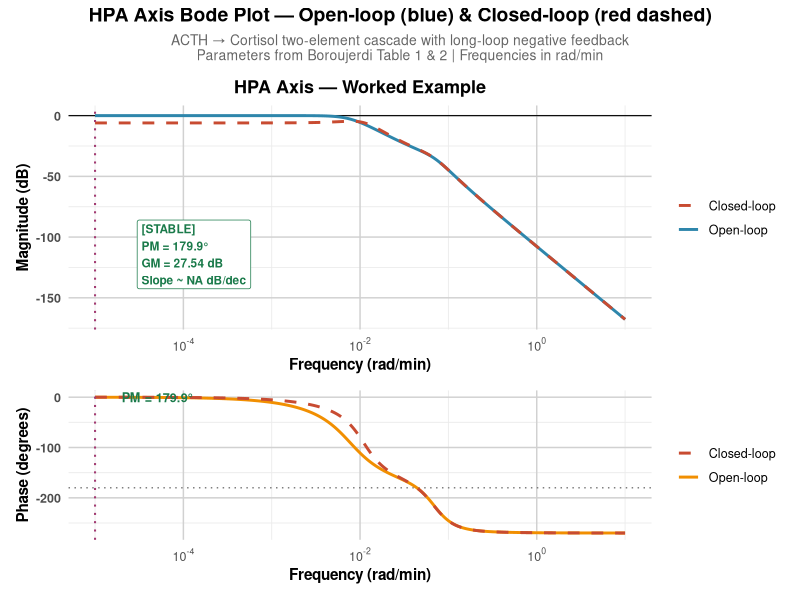
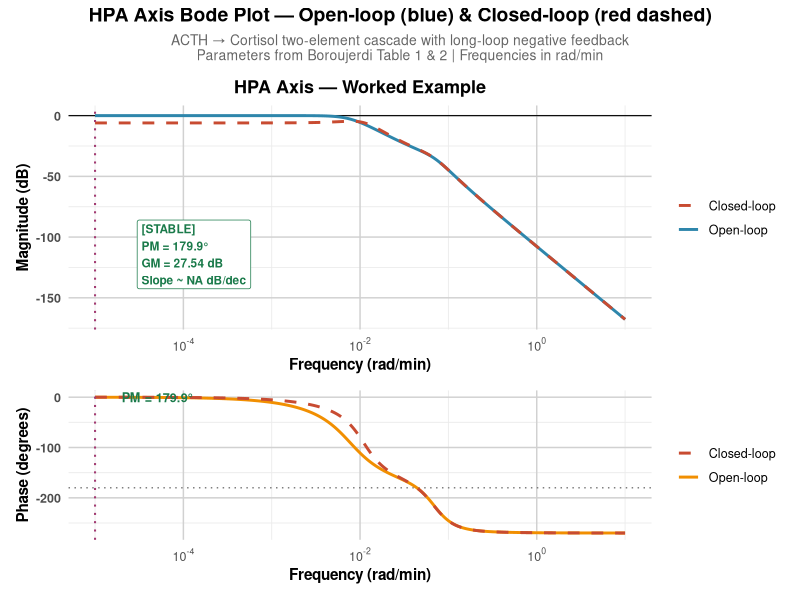
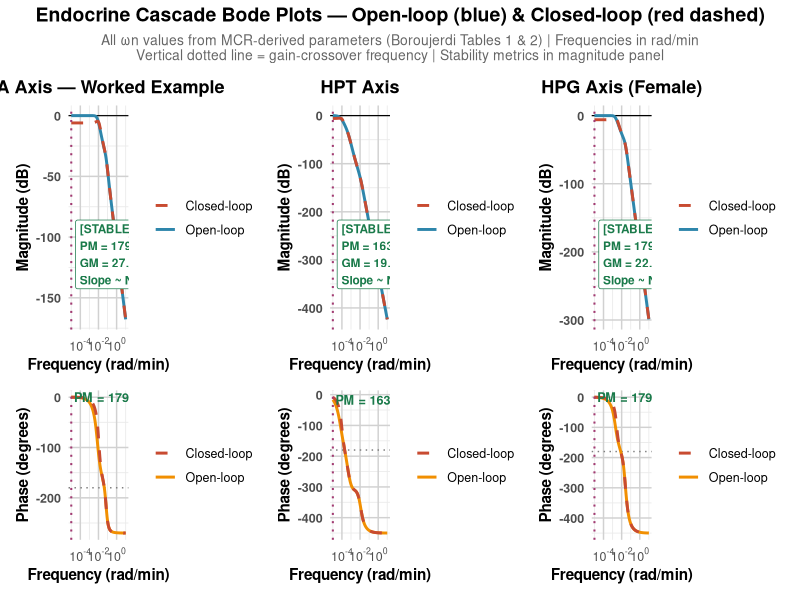
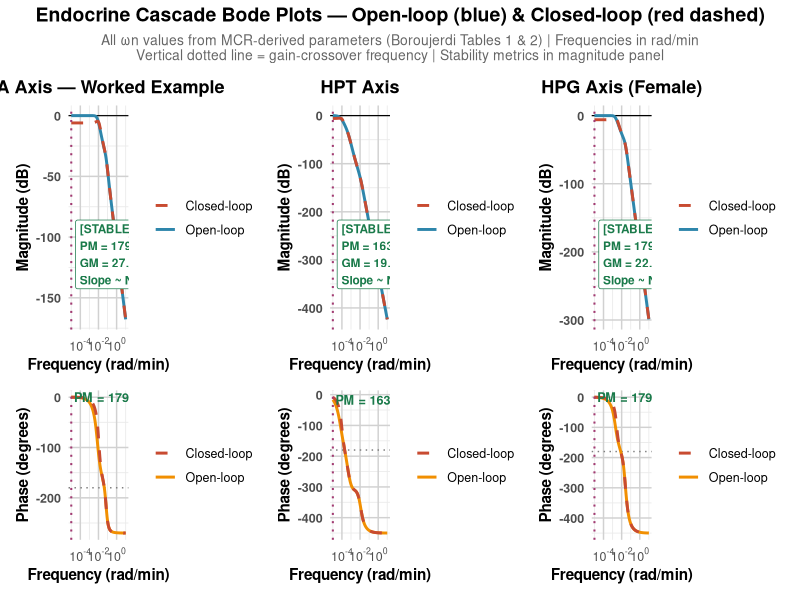
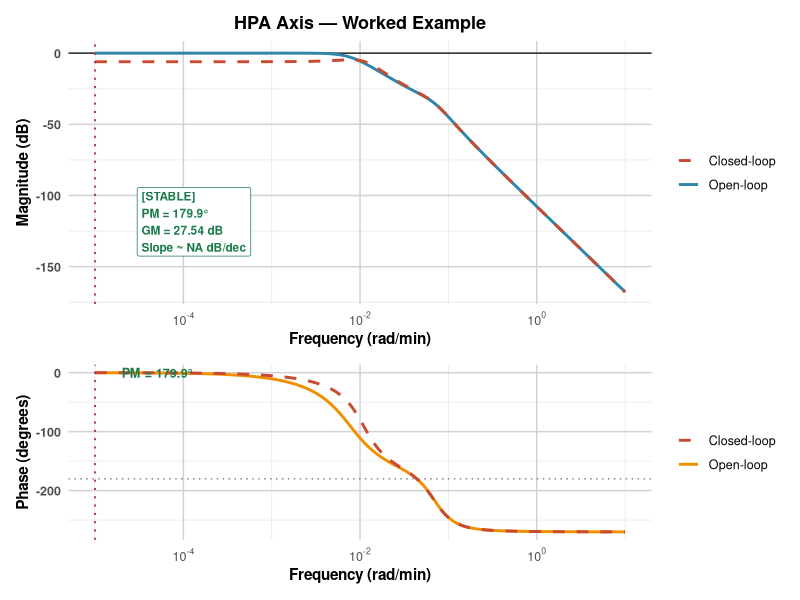
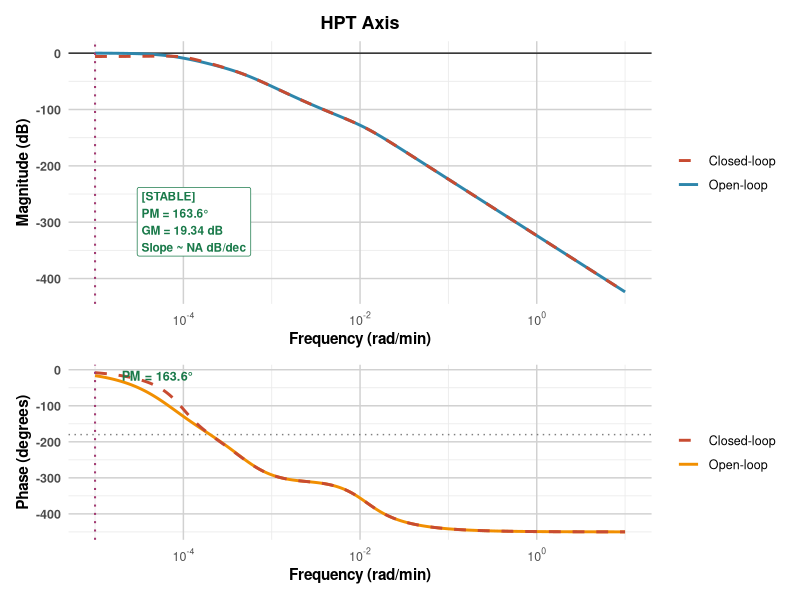
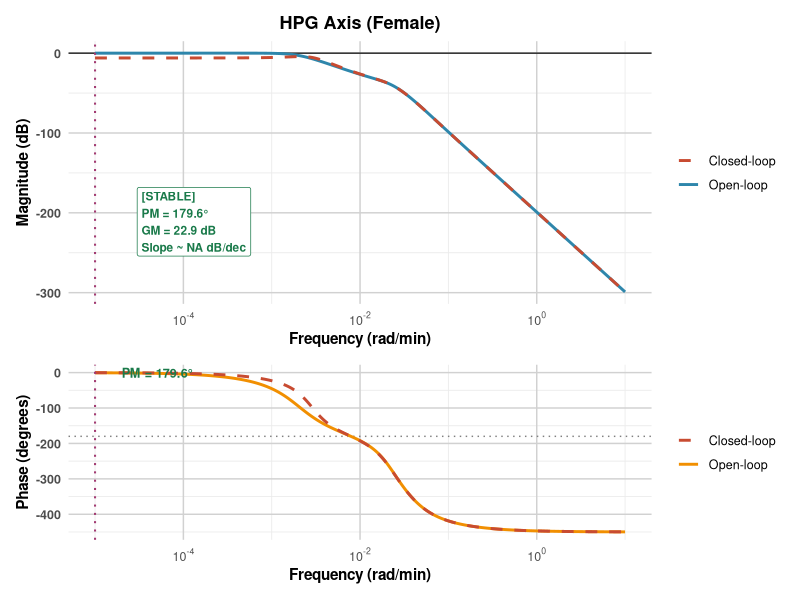

Write the R code that produced these figures, in order.
###############################################################################
# Endocrine Cascade Bode Plot — Open-Loop & Closed-Loop Stability Analysis
#
# Each element in the cascade is defined directly by:
#   omegan  — natural frequency (rad/s)
#   zeta    — damping ratio
#
# Two transfer-function types per element:
#   G-type (band-pass / lead):   G(s) = k3*(s + k2) / [s*(s+k2) + k3*k4]
#   H-type (low-pass / lag):     H(s) = k2*k4       / [s*(s+k2) + k3*k4]
#
# where  k2 = 2*zeta*omegan,  k3 = k4 = omegan  (second-order factoring)
#
# Optional zeros can be appended to the open-loop transfer function to ensure
# the Bode gain plot crosses 0 dB at –20 dB/decade (Bode stability condition).
#
# ENDOCRINE EXAMPLES
#   • HPT  axis : Hypothalamus → Pituitary → Thyroid  (TRH → TSH → T4/T3)
#   • HPA  axis : Hypothalamus → Pituitary → Adrenal  (CRH → ACTH → Cortisol)
#   • HPG  axis : Hypothalamus → Pituitary → Gonad    (GnRH → LH/FSH → E2/T)
#   • Mixed demo: H + G + H + zero correction
#
# Closed-loop transfer function:  CL(s) = OL(s) / (1 + OL(s))
# Stability check: gain margin > 0 dB  AND  phase margin > 0°
###############################################################################

library(ggplot2)
library(patchwork)
library(pracma)
library(scales)

# ============================================================
# 1.  LOW-LEVEL TRANSFER FUNCTIONS
# ============================================================

# Convert (omegan, zeta) to rate constants
params_from_omegaz <- function(omegan, zeta) {
  k2 <- 2 * zeta * omegan
  k3 <- omegan
  k4 <- omegan
  list(k2 = k2, k3 = k3, k4 = k4)
}

# G-type element  (band-pass / lead character)
tf_G <- function(k2, k3, k4, s_vec) {
  k3 * (s_vec + k2) / (s_vec * (s_vec + k2) + k3 * k4)
}

# H-type element  (low-pass / lag character)
tf_H <- function(k2, k3, k4, s_vec) {
  (k2 * k4) / (s_vec * (s_vec + k2) + k3 * k4)
}

# A real zero at -z_val adds factor (s + z_val)
tf_zero <- function(z_val, s_vec) {
  (s_vec + z_val)
}

# ============================================================
# 2.  CASCADE OPEN-LOOP RESPONSE
# ============================================================
# elements  : list of lists, each with fields:
#               type   = "G" | "H"
#               omegan = natural frequency (rad/s)
#               zeta   = damping ratio
# zeros     : numeric vector of zero locations (rad/s); NULL = none
# dc_norm   : if TRUE, normalise so |H(j*0)| = 1  (0 dB at DC)

cascade_open_loop <- function(elements, zeros = NULL, omega_vec, dc_norm = FALSE) {

  if (length(elements) < 1 || length(elements) > 4)
    stop("Cascade must have 1-4 elements")

  s_vec <- 1i * omega_vec
  H_total <- rep(1 + 0i, length(omega_vec))

  for (el in elements) {
    p  <- params_from_omegaz(el$omegan, el$zeta)
    H_total <- H_total * switch(el$type,
      "G" = tf_G(p$k2, p$k3, p$k4, s_vec),
      "H" = tf_H(p$k2, p$k3, p$k4, s_vec),
      stop(paste("Unknown element type:", el$type))
    )
  }

  # Append zeros
  if (!is.null(zeros)) {
    for (z in zeros) {
      H_total <- H_total * tf_zero(z, s_vec)
    }
  }

  # Optional DC normalisation
  if (dc_norm) {
    dc_val <- Mod(H_total[1])
    if (dc_val > 0) H_total <- H_total / dc_val
  }

  mag_db       <- 20 * log10(Mod(H_total))
  phase_rad    <- Arg(H_total)
  phase_unwrap <- unwrap_phase_vec(phase_rad)
  phase_deg    <- phase_unwrap * 180 / pi

  list(H = H_total, magnitude = mag_db, phase = phase_deg)
}

# ============================================================
# 3.  CLOSED-LOOP RESPONSE
# ============================================================
cascade_closed_loop <- function(H_ol) {
  # Unity negative feedback:  CL = OL / (1 + OL)
  H_cl  <- H_ol / (1 + H_ol)
  mag_db   <- 20 * log10(Mod(H_cl))
  phase_rad <- Arg(H_cl)
  phase_deg <- unwrap_phase_vec(phase_rad) * 180 / pi
  list(H = H_cl, magnitude = mag_db, phase = phase_deg)
}

# ============================================================
# 4.  STABILITY METRICS
# ============================================================
stability_metrics <- function(mag_db, phase_deg, omega_vec) {

  # --- Gain crossover (0 dB) ---
  gc_idx  <- which.min(abs(mag_db))
  gc_freq <- omega_vec[gc_idx]
  phase_at_gc <- phase_deg[gc_idx]
  phase_margin <- 180 + phase_at_gc          # PM > 0 ⟹ stable

  # --- Phase crossover (–180°) ---
  pc_idx  <- which.min(abs(phase_deg + 180))
  pc_freq <- omega_vec[pc_idx]
  gain_at_pc <- mag_db[pc_idx]
  gain_margin <- -gain_at_pc                  # GM > 0 ⟹ stable

  # -3 dB bandwidth
  dc_gain <- mag_db[1]
  bw_idx  <- which(mag_db < dc_gain - 3)[1]
  bandwidth <- if (!is.na(bw_idx)) omega_vec[bw_idx] else NA

  # Slope at gain crossover  (dB / decade)
  if (gc_idx > 1 && gc_idx < length(omega_vec)) {
    slope <- (mag_db[gc_idx + 1] - mag_db[gc_idx - 1]) /
             (log10(omega_vec[gc_idx + 1]) - log10(omega_vec[gc_idx - 1]))
  } else {
    slope <- NA
  }

  stable    <- (gain_margin > 0) && (phase_margin > 0)
  slope_ok  <- !is.na(slope) && (slope > -25) && (slope < -15)  # near –20 dB/dec

  list(
    gc_freq        = gc_freq,
    phase_at_gc    = round(phase_at_gc, 1),
    phase_margin   = round(phase_margin, 1),
    pc_freq        = pc_freq,
    gain_at_pc     = round(gain_at_pc, 2),
    gain_margin    = round(gain_margin, 2),
    bandwidth      = bandwidth,
    crossover_slope_dB_dec = round(slope, 1),
    stable         = stable,
    slope_ok       = slope_ok
  )
}

# ============================================================
# 5.  UTILITY: phase unwrapping
# ============================================================
unwrap_phase_vec <- function(phase_rad) {
  n <- length(phase_rad)
  if (n <= 1) return(phase_rad)
  out <- numeric(n)
  out[1] <- phase_rad[1]
  for (i in 2:n) {
    d <- phase_rad[i] - phase_rad[i - 1]
    d <- d - 2 * pi * round(d / (2 * pi))
    out[i] <- out[i - 1] + d
  }
  out
}

# ============================================================
# 6.  PLOTTING HELPERS
# ============================================================

theme_endocrine <- function(base_size = 12) {
  theme_minimal(base_size = base_size) +
  theme(
    plot.title   = element_text(hjust = 0.5, face = "bold", size = 13),
    plot.subtitle = element_text(hjust = 0.5, size = 10, color = "gray40"),
    axis.title   = element_text(face = "bold", size = 11),
    axis.text    = element_text(face = "bold", size = 9),
    legend.text  = element_text(size = 9),
    panel.grid.minor = element_line(color = "gray92", linewidth = 0.3),
    panel.grid.major = element_line(color = "gray82", linewidth = 0.5)
  )
}

plot_magnitude <- function(df_ol, df_cl = NULL, metrics, title_text, x_label,
                           show_stability = TRUE) {

  p <- ggplot(df_ol, aes(x = frequency, y = magnitude)) +
    geom_hline(yintercept = 0, linetype = "solid", color = "black", linewidth = 0.4) +
    geom_line(aes(color = "Open-loop"), linewidth = 1) +
    scale_color_manual(name = NULL,
                       values = c("Open-loop" = "#2E86AB", "Closed-loop" = "#C84B31")) +
    scale_x_log10(labels = trans_format("log10", math_format(10^.x))) +
    labs(x = x_label, y = "Magnitude (dB)", title = title_text) +
    theme_endocrine()

  if (!is.null(df_cl)) {
    p <- p + geom_line(data = df_cl, aes(color = "Closed-loop"), linewidth = 1,
                       linetype = "dashed")
  }

  # Gain crossover marker
  p <- p + geom_vline(xintercept = metrics$gc_freq,
                      linetype = "dotted", color = "#A23B72", linewidth = 0.7)

  # Stability annotation box
  if (show_stability) {
    stab_label  <- if (metrics$stable) "[STABLE]" else "[UNSTABLE]"
    stab_colour <- if (metrics$stable) "#1A7A4A" else "#CC3311"
    slope_label <- sprintf("Slope ~ %.0f dB/dec", metrics$crossover_slope_dB_dec)

    p <- p +
      annotate("label",
               x = min(df_ol$frequency) * 3,
               y = min(df_ol$magnitude) * 0.85,
               label = paste0(stab_label, "\n",
                              "PM = ", metrics$phase_margin, "°\n",
                              "GM = ", metrics$gain_margin, " dB\n",
                              slope_label),
               hjust = 0, vjust = 0, size = 3, color = stab_colour,
               fill = "white", label.padding = unit(0.3, "lines"), fontface = "bold")
  }

  p
}

plot_phase <- function(df_ol, df_cl = NULL, metrics, x_label) {
  p <- ggplot(df_ol, aes(x = frequency, y = phase)) +
    geom_hline(yintercept = -180, linetype = "dotted", color = "gray50", linewidth = 0.5) +
    geom_line(aes(color = "Open-loop"), linewidth = 1) +
    scale_color_manual(name = NULL,
                       values = c("Open-loop" = "#F18F01", "Closed-loop" = "#C84B31")) +
    scale_x_log10(labels = trans_format("log10", math_format(10^.x))) +
    labs(x = x_label, y = "Phase (degrees)") +
    theme_endocrine()

  if (!is.null(df_cl)) {
    p <- p + geom_line(data = df_cl, aes(color = "Closed-loop"), linewidth = 1,
                       linetype = "dashed")
  }

  p <- p + geom_vline(xintercept = metrics$gc_freq,
                      linetype = "dotted", color = "#A23B72", linewidth = 0.7)

  # Phase margin annotation
  pm_colour <- if (metrics$phase_margin > 0) "#1A7A4A" else "#CC3311"
  p <- p +
    annotate("text",
             x = metrics$gc_freq * 2,
             y = metrics$phase_at_gc,
             label = sprintf("PM = %.1f°", metrics$phase_margin),
             hjust = 0, size = 3.2, color = pm_colour, fontface = "bold")

  p
}

# ============================================================
# 7.  FULL BODE PANEL (open-loop + closed-loop, mag + phase)
# ============================================================
bode_panel <- function(elements, zeros = NULL, omega_vec,
                       title_text, subtitle_text = "",
                       x_label = "Frequency (rad/s)") {

  # Open-loop  (DC-normalised so 0 dB crossing is always in-band)
  ol <- cascade_open_loop(elements, zeros, omega_vec, dc_norm = TRUE)
  df_ol_mag <- data.frame(frequency = omega_vec, magnitude = ol$magnitude)
  df_ol_ph  <- data.frame(frequency = omega_vec, phase    = ol$phase)

  # Closed-loop
  cl <- cascade_closed_loop(ol$H)
  df_cl_mag <- data.frame(frequency = omega_vec, magnitude = cl$magnitude)
  df_cl_ph  <- data.frame(frequency = omega_vec, phase    = cl$phase)

  # Metrics from open-loop
  m <- stability_metrics(ol$magnitude, ol$phase, omega_vec)

  # Compose title with subtitle
  full_title <- if (nchar(subtitle_text) > 0)
    bquote(bold(.(title_text)) ~ "\n" ~ .(subtitle_text))
  else
    title_text

  p_mag <- plot_magnitude(df_ol_mag, df_cl_mag, m,
                          title_text, x_label, show_stability = TRUE)
  p_ph  <- plot_phase   (df_ol_ph,  df_cl_ph,  m, x_label)

  list(panel  = p_mag / p_ph + plot_layout(heights = c(1.5, 1)),
       metrics = m)
}

# ============================================================
# 8.  ENDOCRINE CONFIGURATIONS
# ============================================================
# All parameters derived from Tables 1 & 2 of:
#   Boroujerdi M. "A control theoretic primer for systems endocrinology"
#   Frontiers in Endocrinology (submitted).
#
# Key mapping (first approximation, scaling factor = 1):
#   omega_n  = MCR  (rad/min)
#   k2       = 2 * zeta * omega_n
#   k3 = k4  = omega_n
#
# Architecture assignment (Table 2):
#   G-type: acute signalling hormones (phase lead; rapid secretion into circulation)
#   H-type: maintenance/integrating hormones (pure lag; endocytosis-mediated)
#
# All frequencies are in rad/min to match physiological half-life units.
# -------------------------------------------------------------

# --- HPA axis (PRIMARY WORKED EXAMPLE from paper, Section: Worked Example) ---
#
# Two-element cascade: ACTH (G-type) --> Cortisol (H-type)
# with long-loop negative feedback from cortisol.
#
# ACTH:    MCR = 0.0693 min^-1, omega_n = 0.0693 rad/min, zeta = 0.5, G-type
#          (Table 1: MCR_min = 0.0693; Table 2: zeta = 0.5, suggested_type = G)
#          half-life ~10 min; rapid pituitary signalling
#
# Cortisol: MCR = 0.0077 min^-1, omega_n = 0.0077 rad/min, zeta = 0.7, H-type
#           (Table 1: MCR_min = 0.0077; Table 2: zeta = 0.7, suggested_type = H)
#           half-life ~90 min; stable maintenance, strong negative feedback
#
# Predicted ultradian period ~60-90 min; dexamethasone suppression ~2-4 h.

HPA_elements <- list(
  list(type = "G", omegan = 0.0693, zeta = 0.5, label = "Pituitary (ACTH)"),
  list(type = "H", omegan = 0.0077, zeta = 0.7, label = "Adrenal (Cortisol)")
)
# No external zero required: G-type ACTH already provides phase lead.
# The G-type zero is intrinsic at s = -k2 = -2*0.5*0.0693 = -0.0693 rad/min.
HPA_zeros <- NULL

# --- HPT axis (Hypothalamus–Pituitary–Thyroid) ---
#
# Three-element cascade: TSH (H-type) --> T4/Thyroxine (H-type) --> T3 (H-type)
# (CRH/TRH not separately listed in Table 1; cascade modelled from pituitary onward)
#
# TSH:    MCR = 0.01160 min^-1, omega_n = 0.01160 rad/min, zeta = 0.7, H-type
#         (Table 1: MCR_min = 0.0116; Table 2: zeta = 0.7, type = H)
#         half-life ~60 min; pituitary integrator
#
# T4:     MCR = 0.00007 min^-1, omega_n = 0.00007 rad/min, zeta = 0.9, H-type
#         (Table 1: MCR_min = 0.00007; Table 2: zeta = 0.9, type = H)
#         half-life ~7 days (~10080 min); slowest element in endocrine table
#
# T3:     MCR = 0.00048 min^-1, omega_n = 0.00048 rad/min, zeta = 0.8, H-type
#         (Table 1: MCR_min = 0.00048; Table 2: zeta = 0.8, type = H)
#         half-life ~1 day (~1440 min); active form, faster than T4
#
# All three are H-type (pure lag), reflecting slow maintenance regulation.
# A stabilising zero is added near the gain crossover frequency to achieve
# -20 dB/dec crossing and adequate phase margin (see paper, Stability Analysis).

HPT_elements <- list(
  list(type = "H", omegan = 0.01160, zeta = 0.7, label = "Pituitary (TSH)"),
  list(type = "H", omegan = 0.00007, zeta = 0.9, label = "Thyroid (T4/Thyroxine)"),
  list(type = "H", omegan = 0.00048, zeta = 0.8, label = "Peripheral (T3/Triiodothyronine)")
)
# Stabilising zero placed near the geometric mean of TSH and T3 omega_n values
# to recover phase lead and ensure -20 dB/dec gain crossover.
HPT_zeros <- c(sqrt(0.01160 * 0.00048))   # ~ 0.00236 rad/min

# --- HPG axis (Hypothalamus–Pituitary–Gonad, female) ---
#
# Three-element cascade: LH (G-type) --> Estradiol (H-type) --> Progesterone (H-type)
# (GnRH not separately listed; cascade modelled from gonadotropin onward)
#
# LH:           MCR = 0.02310 min^-1, omega_n = 0.02310 rad/min, zeta = 0.5, G-type
#               (Table 1: MCR_min = 0.0231; Table 2: zeta = 0.5, type = G)
#               half-life ~30 min; pulsatile gonadotropin
#
# Estradiol:    MCR = 0.03470 min^-1, omega_n = 0.03470 rad/min, zeta = 0.7, H-type
#               (Table 1: MCR_min = 0.0347; Table 2: zeta = 0.7, type = H)
#               half-life ~20 min; cyclic HPG axis, female
#
# Progesterone: MCR = 0.00200 min^-1, omega_n = 0.00200 rad/min, zeta = 0.7, H-type
#               (Table 1: MCR_min = 0.0020; Table 2: zeta = 0.7, type = H)
#               half-life ~347 min; luteal phase maintenance
#
# LH is G-type (pulsatile, acute signalling); Estradiol and Progesterone are H-type.
# No additional external zero needed: G-type LH provides inherent phase lead.

HPG_elements <- list(
  list(type = "G", omegan = 0.02310, zeta = 0.5, label = "Pituitary (LH)"),
  list(type = "H", omegan = 0.03470, zeta = 0.7, label = "Gonad (Estradiol)"),
  list(type = "H", omegan = 0.00200, zeta = 0.7, label = "Luteal (Progesterone)")
)
HPG_zeros <- NULL

# ============================================================
# 9.  FREQUENCY GRID
# ============================================================
# Units: rad/min  (consistent with MCR values from Table 1)
# Range spans from T4 dynamics (~0.00007 rad/min) to
# epinephrine-class dynamics (~0.35 rad/min), covering all 36
# hormones in Table 1.

freq_range <- c(1e-5, 1e1)   # rad/min
n_pts      <- 3000
omega_vec  <- 10^seq(log10(freq_range[1]), log10(freq_range[2]), length.out = n_pts)

# ============================================================
# 10.  GENERATE ALL PANELS
# ============================================================
cat("=== Endocrine Cascade Bode Plot Generator ===\n")
cat("    Parameters from Boroujerdi (Tables 1 & 2)\n")
cat("    All frequencies in rad/min\n\n")

# HPA: Primary worked example from paper
cat("Processing HPA axis (primary worked example)...\n")
hpa <- bode_panel(HPA_elements, HPA_zeros, omega_vec,
                  title_text    = "HPA Axis — Worked Example",
                  subtitle_text = "ACTH (G-type, \u03c9n=0.0693) \u2192 Cortisol (H-type, \u03c9n=0.0077)",
                  x_label       = "Frequency (rad/min)")
cat(sprintf("  HPA  stable = %s | PM = %.1f\u00b0 | GM = %.1f dB | slope = %.0f dB/dec\n",
            hpa$metrics$stable, hpa$metrics$phase_margin,
            hpa$metrics$gain_margin, hpa$metrics$crossover_slope_dB_dec))

# HPT: Three H-type elements
cat("Processing HPT axis...\n")
hpt <- bode_panel(HPT_elements, HPT_zeros, omega_vec,
                  title_text    = "HPT Axis",
                  subtitle_text = "TSH (H, \u03c9n=0.0116) \u2192 T4 (H, \u03c9n=7e-5) \u2192 T3 (H, \u03c9n=4.8e-4) + stabilising zero",
                  x_label       = "Frequency (rad/min)")
cat(sprintf("  HPT  stable = %s | PM = %.1f\u00b0 | GM = %.1f dB | slope = %.0f dB/dec\n",
            hpt$metrics$stable, hpt$metrics$phase_margin,
            hpt$metrics$gain_margin, hpt$metrics$crossover_slope_dB_dec))

# HPG: Female reproductive axis
cat("Processing HPG axis (female)...\n")
hpg <- bode_panel(HPG_elements, HPG_zeros, omega_vec,
                  title_text    = "HPG Axis (Female)",
                  subtitle_text = "LH (G-type, \u03c9n=0.0231) \u2192 Estradiol (H, \u03c9n=0.0347) \u2192 Progesterone (H, \u03c9n=0.002)",
                  x_label       = "Frequency (rad/min)")
cat(sprintf("  HPG  stable = %s | PM = %.1f\u00b0 | GM = %.1f dB | slope = %.0f dB/dec\n",
            hpg$metrics$stable, hpg$metrics$phase_margin,
            hpg$metrics$gain_margin, hpg$metrics$crossover_slope_dB_dec))

# ============================================================
# 11.  COMBINED FIGURES
# ============================================================

# Figure 1: HPA worked example (full-width, primary figure)
fig1 <- hpa$panel +
  plot_annotation(
    title    = "HPA Axis Bode Plot — Open-loop (blue) & Closed-loop (red dashed)",
    subtitle = paste0("ACTH \u2192 Cortisol two-element cascade with long-loop negative feedback\n",
                      "Parameters from Boroujerdi Table 1 & 2 | Frequencies in rad/min"),
    theme    = theme(
      plot.title    = element_text(hjust = 0.5, face = "bold", size = 14),
      plot.subtitle = element_text(hjust = 0.5, size = 10, color = "gray40")
    )
  )

# Figure 2: All three axes side by side
fig2 <- (hpa$panel | hpt$panel | hpg$panel) +
  plot_annotation(
    title    = "Endocrine Cascade Bode Plots — Open-loop (blue) & Closed-loop (red dashed)",
    subtitle = paste0("All \u03c9n values from MCR-derived parameters (Boroujerdi Tables 1 & 2) | Frequencies in rad/min\n",
                      "Vertical dotted line = gain-crossover frequency | Stability metrics in magnitude panel"),
    theme    = theme(
      plot.title    = element_text(hjust = 0.5, face = "bold", size = 14),
      plot.subtitle = element_text(hjust = 0.5, size = 10, color = "gray40")
    )
  )

# ============================================================
# 12.  SAVE OUTPUTS
# ============================================================
out_dir <- "endocrine_bode_outputs"
if (!dir.exists(out_dir)) dir.create(out_dir, recursive = TRUE)

cat("\nSaving figures...\n")

# Fig 1: HPA worked example
ggsave(file.path(out_dir, "Fig1_HPA_worked_example.png"),
       fig1, width = 9, height = 7, dpi = 300)
ggsave(file.path(out_dir, "Fig1_HPA_worked_example.pdf"),
       fig1, width = 9, height = 7)

# Fig 2: All three axes
ggsave(file.path(out_dir, "Fig2_three_endocrine_axes.png"),
       fig2, width = 20, height = 7, dpi = 300)
ggsave(file.path(out_dir, "Fig2_three_endocrine_axes.pdf"),
       fig2, width = 20, height = 7)

# Individual axis figures
for (nm in c("HPA", "HPT", "HPG")) {
  obj <- get(tolower(nm))
  ggsave(file.path(out_dir, paste0(nm, "_bode.png")),
         obj$panel, width = 9, height = 7, dpi = 300)
}

# ============================================================
# 13.  SUMMARY TABLE
# ============================================================
axes_names <- c("HPA (ACTH->Cortisol)", "HPT (TSH->T4->T3)", "HPG (LH->E2->Prog)")
axes_list  <- list(hpa$metrics, hpt$metrics, hpg$metrics)

summ_df <- do.call(rbind, lapply(seq_along(axes_names), function(i) {
  m <- axes_list[[i]]
  data.frame(
    Axis                  = axes_names[i],
    Stable                = m$stable,
    Phase_Margin_deg      = m$phase_margin,
    Gain_Margin_dB        = m$gain_margin,
    GC_Freq_rad_per_min   = signif(m$gc_freq, 3),
    Slope_dB_dec          = m$crossover_slope_dB_dec,
    Bandwidth_rad_per_min = signif(m$bandwidth, 3),
    stringsAsFactors      = FALSE
  )
}))

write.csv(summ_df, file.path(out_dir, "stability_summary.csv"), row.names = FALSE)

cat("\n=== STABILITY SUMMARY ===\n")
print(summ_df, row.names = FALSE)

cat(sprintf("\nAll outputs saved to: %s/\n", out_dir))
cat("  Fig1_HPA_worked_example.png/pdf    - HPA axis primary worked example\n")
cat("  Fig2_three_endocrine_axes.png/pdf  - HPA, HPT, HPG side-by-side panel\n")
cat("  HPA/HPT/HPG_bode.png               - individual axis plots\n")
cat("  stability_summary.csv              - gain margin, phase margin, slope\n")
cat("\nParameter source: Boroujerdi, Tables 1 & 2 (omega_n = MCR in rad/min)\n")
cat("Architecture rules (Table 2):\n")
cat("  G-type: acute signalling (ACTH, LH, GLP-1, Angiotensin II, etc.)\n")
cat("  H-type: maintenance/integrating (Cortisol, T4, T3, IGF-1, Testosterone, etc.)\n")
cat("Damping ratios (Table 2):\n")
cat("  0.5 = underdamped / oscillatory (G-type hormones, pulsatile axes)\n")
cat("  0.7 = lightly damped (general default)\n")
cat("  0.8-0.9 = well-damped / overdamped (very slow hormones: T4, T3, Vitamin D3)\n")
